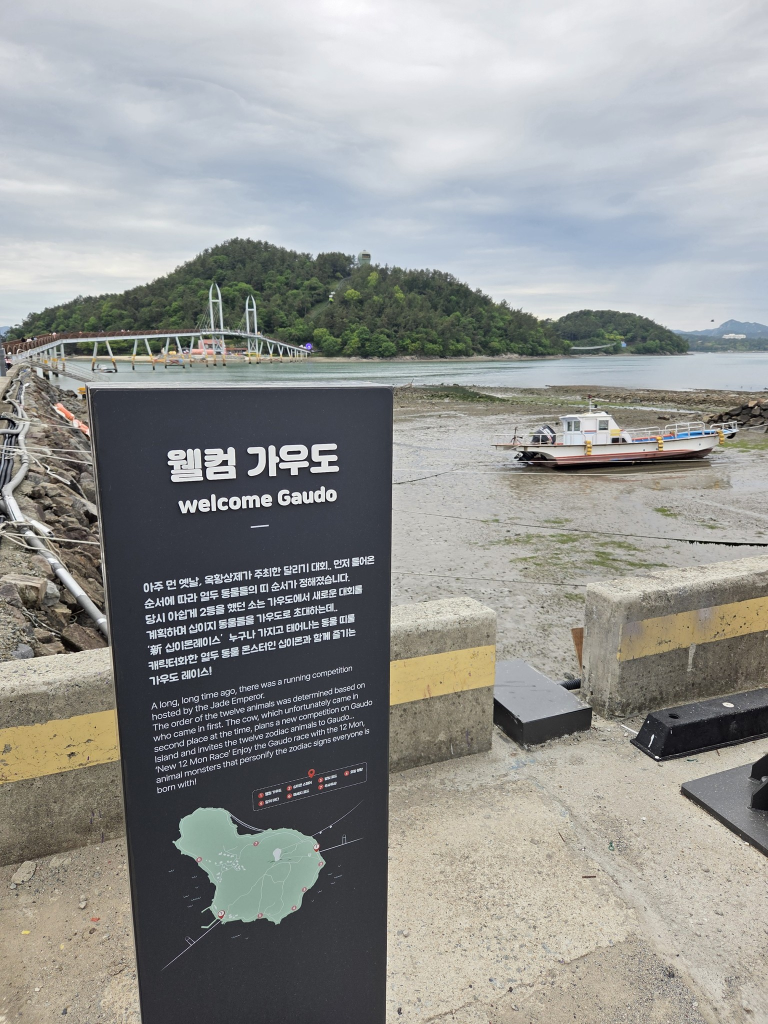
#> input picture examples/가우도/P001.jpg, 1536 x 2048 px (shown at 1/2 size); its folder holds only this picture in this run
$ python -i scan_photos.py   (imports and definitions only)
#> lines starting #> are read from the running program, lines starting #| are printed output that depends on the picture
#> further down, picture is the input picture: PIL image 1536x2048 RGB; mean R, G, B 147.8, 148.9, 146.5
"""사진 폴더를 읽어 흔들림·노출·연속 중복을 거르고 후보를 남긴다 (원본은 읽기만 한다)."""
from pathlib import Path

from PIL import Image, ImageFilter, ImageStat

from common import IMG_EXT, heic_to_jpg, open_rgb, save, work_paths

CURATED_MAX = 20  # 이 장수 이하면 이미 고른 사진으로 본다

LAPLACE = ImageFilter.Kernel((3, 3), [0, 1, 0, 1, -4, 1, 0, 1, 0], scale=1, offset=128)


# [8 lines left out: function taken_at, not called in this run]


def dhash(gray):
    small = gray.resize((9, 8), Image.LANCZOS)
    px = list(small.getdata())
    bits = 0
    for r in range(8):
        for c in range(8):
            bits = (bits << 1) | (1 if px[r * 9 + c] > px[r * 9 + c + 1] else 0)
    return bits


def metrics(im):
    g = im.convert("L")
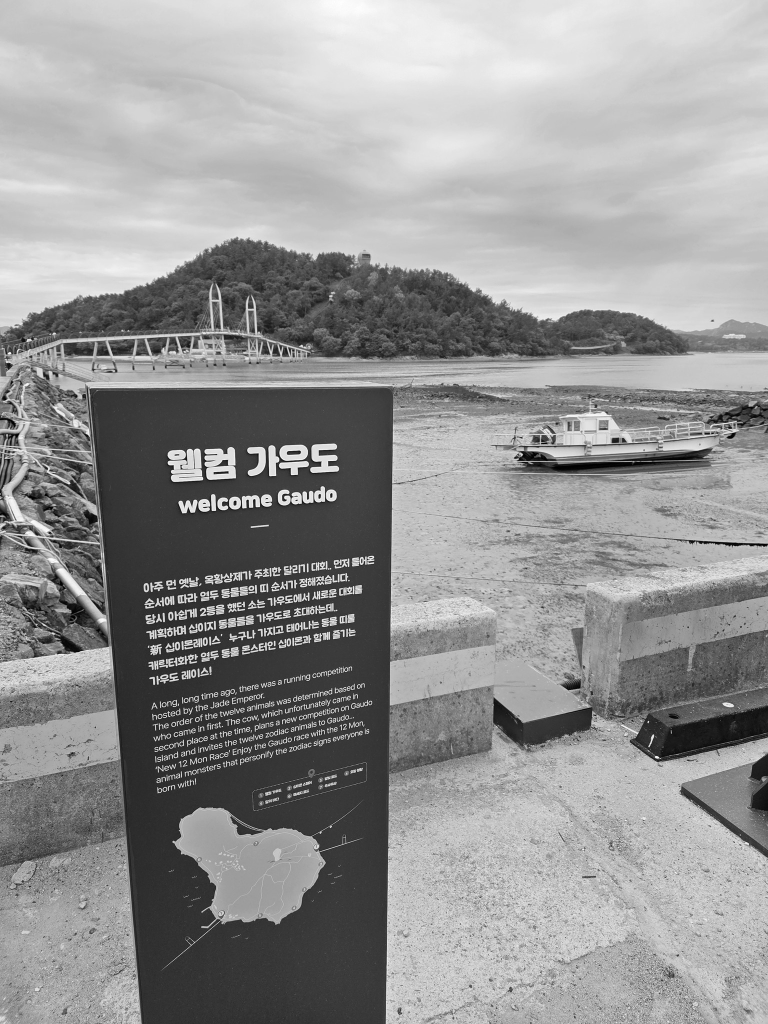
#> g: PIL image 1536x2048 L (shown at 1/2 size); min 0, max 255, mean 148.3
    g.thumbnail((512, 512))
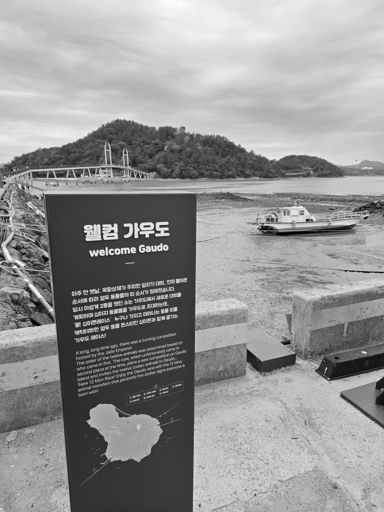
#> g: PIL image 384x512 L; min 0, max 254, mean 148.4
    sharp = ImageStat.Stat(g.filter(LAPLACE)).var[0]
#> sharp = 1195.2
    st = ImageStat.Stat(g)
    return sharp, st.mean[0], st.stddev[0], dhash(g)
#> in dhash, `px = list(small.getdata())`: px = 72 values, max 233 at index 4, min 65 at index 65, mean 148.6
#> after the loop in dhash, `for r in range(8):`: bits = 1145850152991565254


# [71 lines left out: function scan, not called in this run]

>>> from PIL import Image
>>> picture = Image.open('../../../../examples/가우도/P001.jpg')
>>> result = metrics(picture)
#> result = (1195.2, 148.4, 60.35, 1145850152991565254)

$ run again, on examples/가우도/P002.jpg
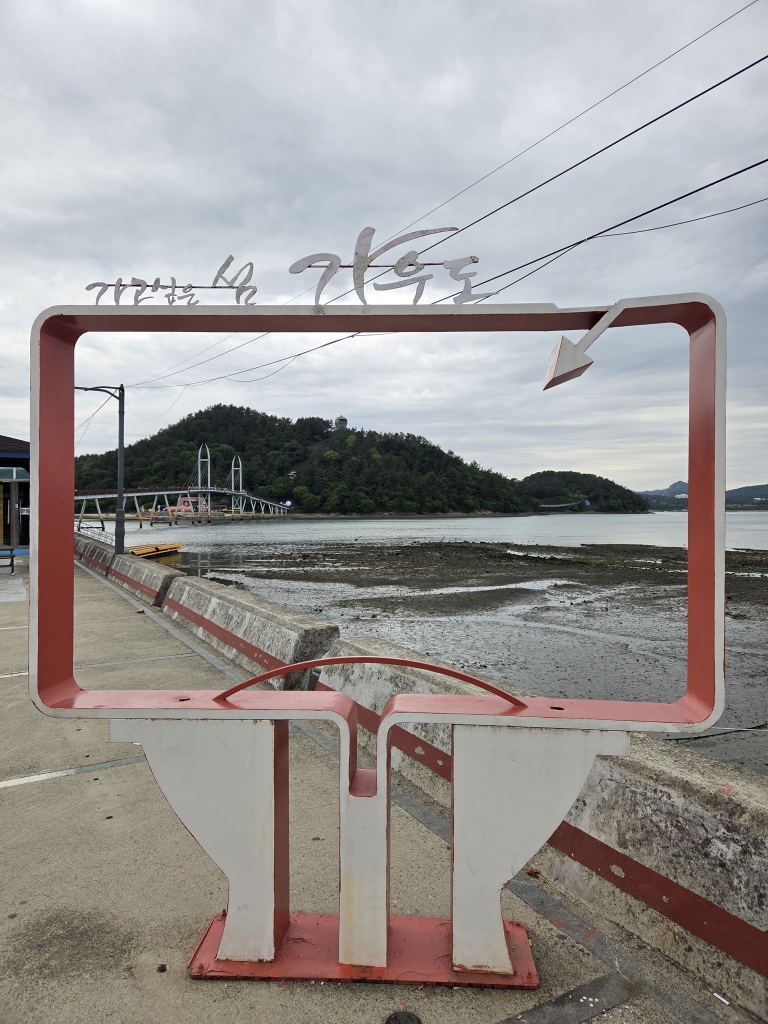
#> input picture examples/가우도/P002.jpg, 1536 x 2048 px (shown at 1/2 size)
#> picture is the input picture: PIL image 1536x2048 RGB; mean R, G, B 154.4, 151.1, 149.2
#> in metrics, `g = im.convert("L")`:
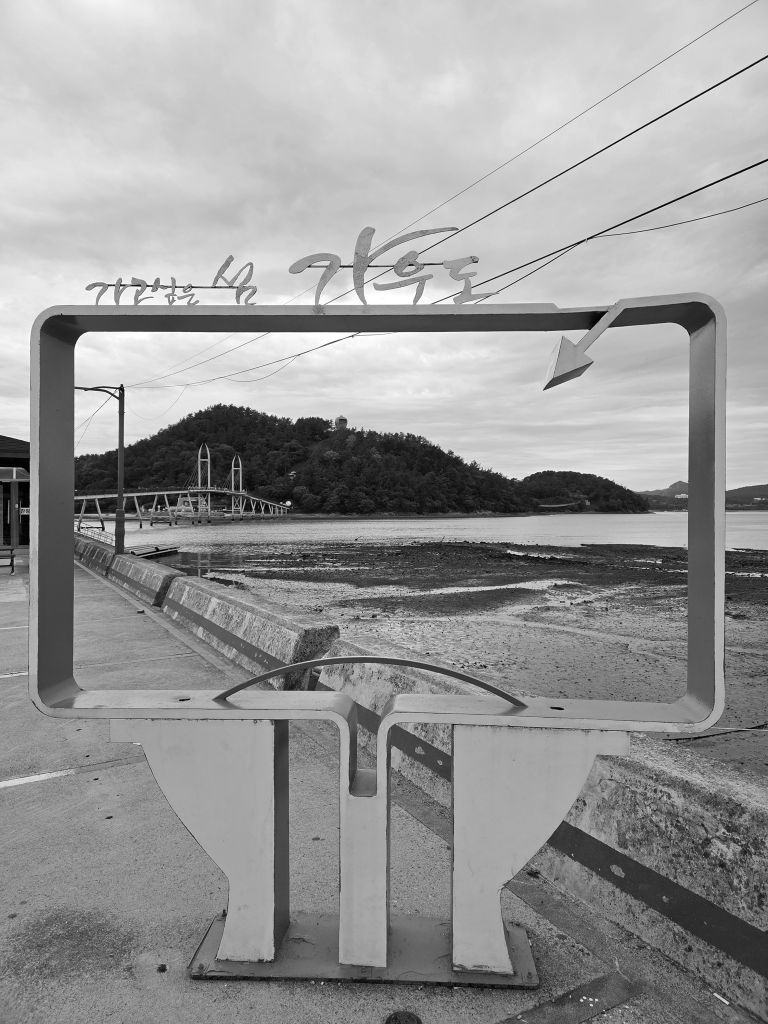
#> g: PIL image 1536x2048 L (shown at 1/2 size); min 0, max 255, mean 151.9
#> in metrics, `g.thumbnail((512, 512))`:
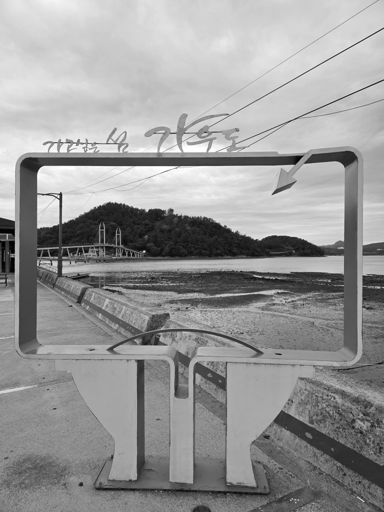
#> g: PIL image 384x512 L; min 0, max 255, mean 152
#> sharp = 940.6
#> px = 72 values, max 219 at index 9, min 76 at index 71, mean 151.8
#> after the loop in dhash, `for r in range(8):`: bits = 5472734882451109679
#> result = (940.6, 152, 57.31, 5472734882451109679)

$ run again, on examples/가우도/P003.jpg
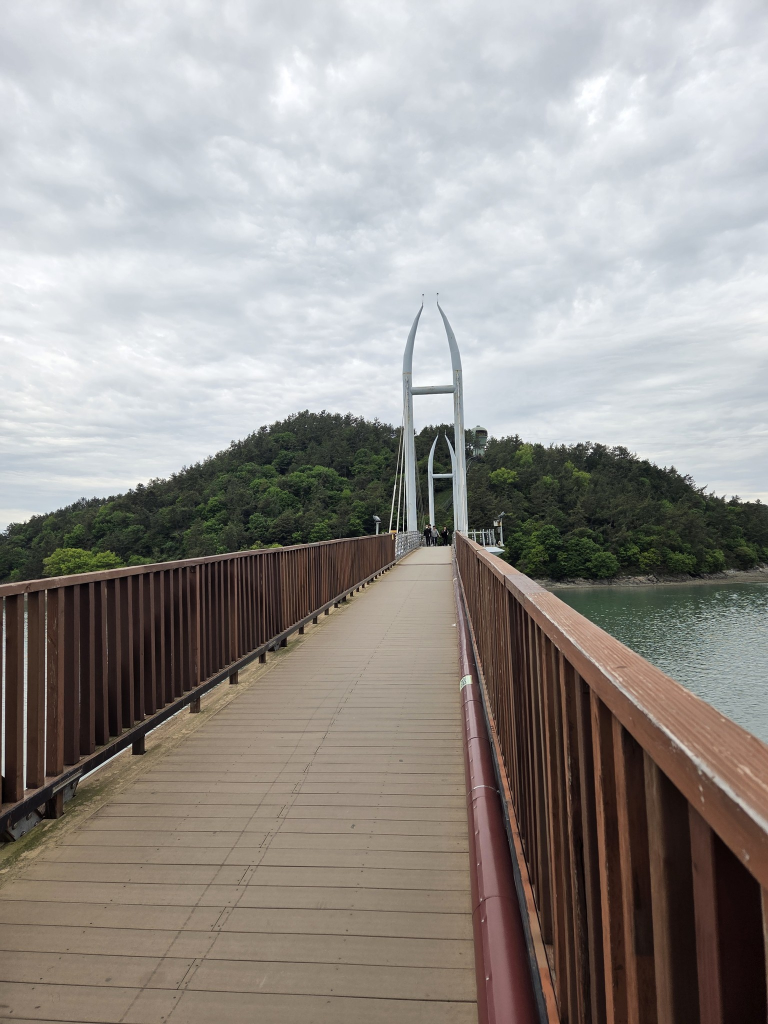
#> input picture examples/가우도/P003.jpg, 1536 x 2048 px (shown at 1/2 size)
#> picture is the input picture: PIL image 1536x2048 RGB; mean R, G, B 151.6, 147.6, 143.9
#> in metrics, `g = im.convert("L")`:
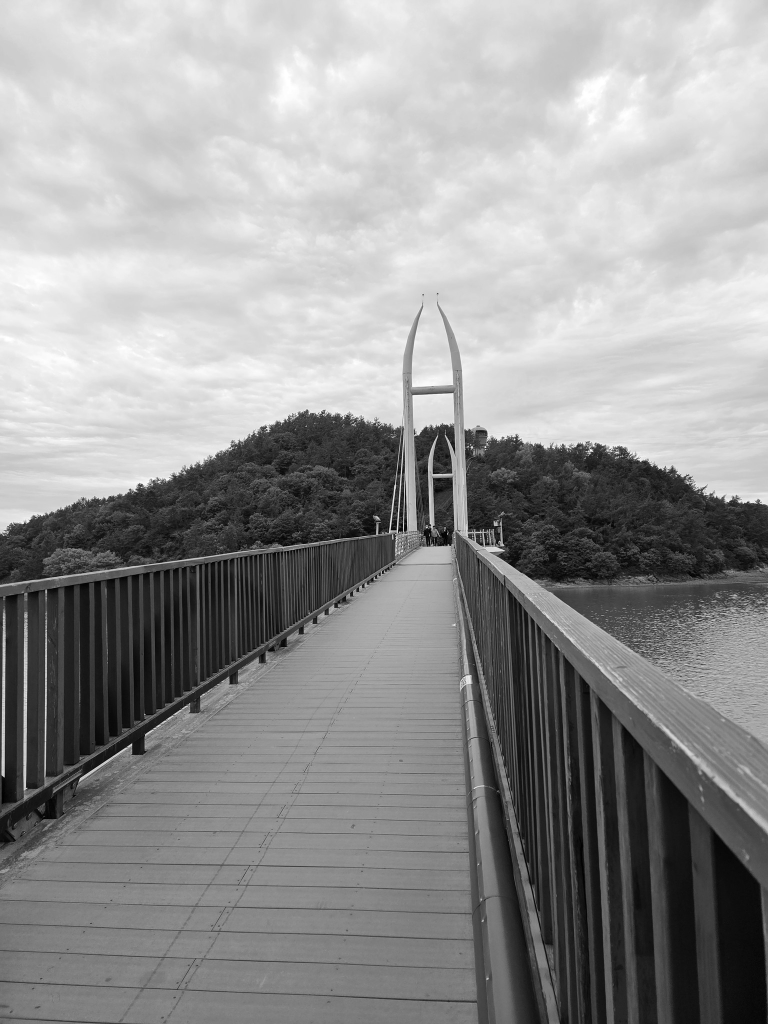
#> g: PIL image 1536x2048 L (shown at 1/2 size); min 0, max 255, mean 148.4
#> in metrics, `g.thumbnail((512, 512))`:
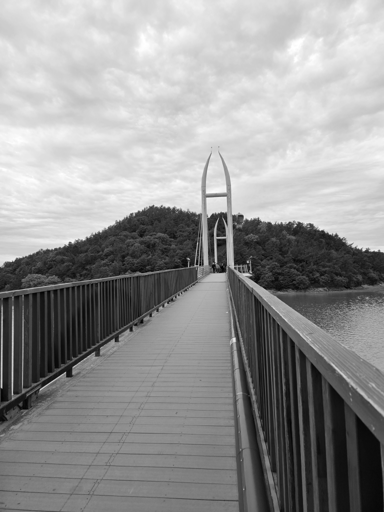
#> g: PIL image 384x512 L; min 0, max 255, mean 148.5
#> sharp = 572.3
#> px = 72 values, max 239 at index 18, min 22 at index 71, mean 148.6
#> after the loop in dhash, `for r in range(8):`: bits = 6382651688272805471
#> result = (572.3, 148.5, 73.67, 6382651688272805471)
